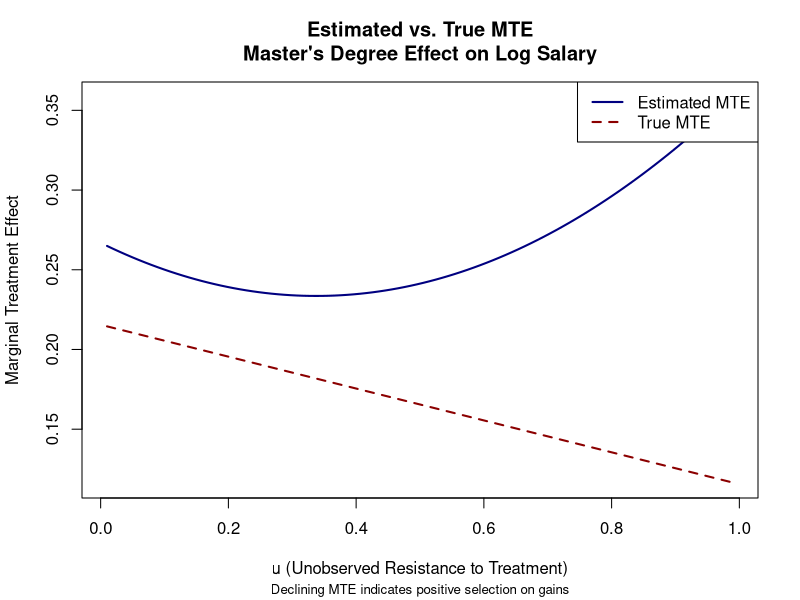
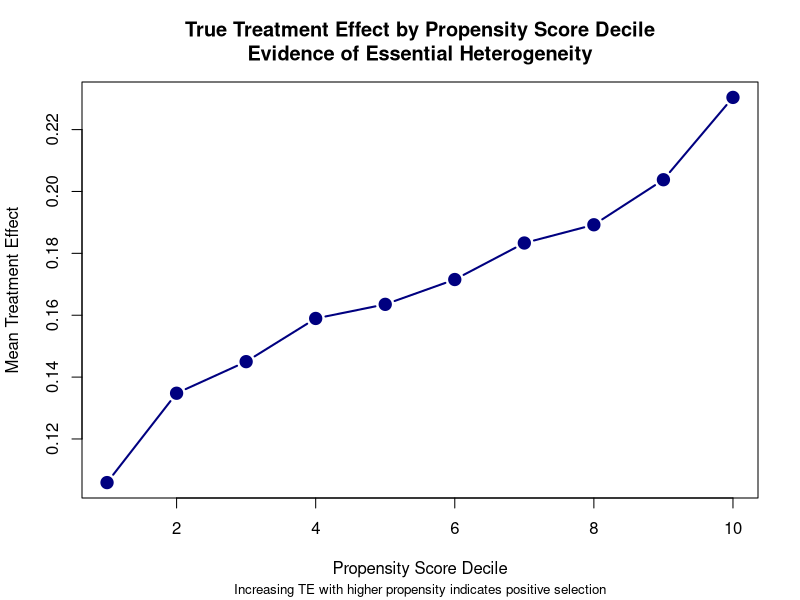
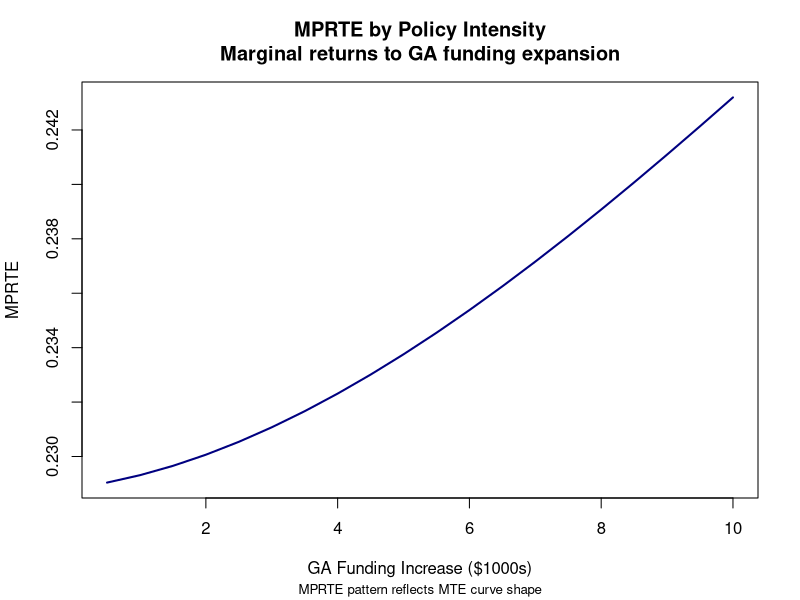
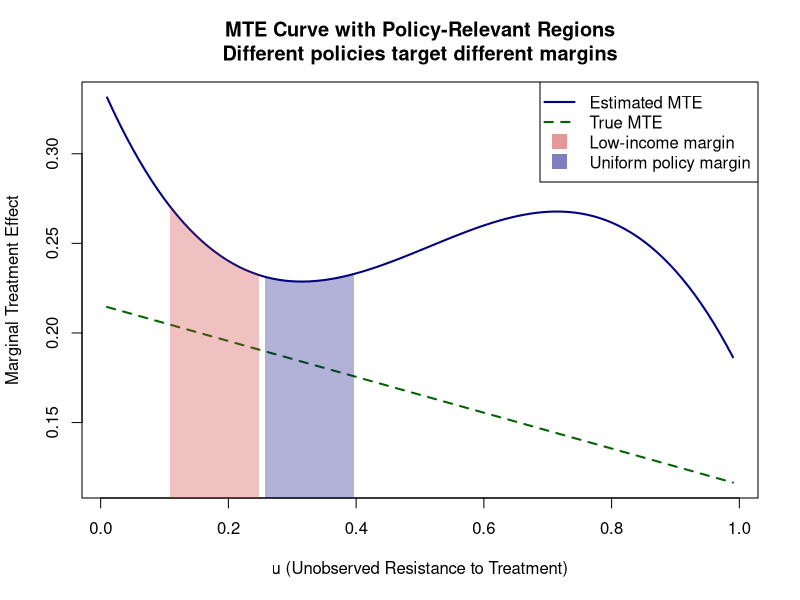

Generate these figures, in order, with R:
################################################################################
# MTE and MPRTE Simulation: Effect of Master's Degree on Salary Outcomes
# R VERSION - Translated from Stata v5 (BASE R ONLY - no external packages)
#
# Instrument: State-Funded Graduate Assistantship (GA) Dollar Amount
# 
# Based on B&B Longitudinal Study characteristics and higher education
# finance literature (Titus 2007; Bound, Lovenheim & Turner 2010;
# Zhang 2005; Ehrenberg et al. 2007)
#
# Author: [Your Name]
# Date: December 2025
# Purpose: Demonstrate MTE/MPRTE framework for textbook Chapter 10
#
# NOTE: This version uses only base R - no external packages required
################################################################################

# Clear environment
rm(list = ls())

# Set seed for reproducibility
set.seed(20251130)

# Sample size
N <- 8000

################################################################################
# SECTION 1: Generate Exogenous Covariates
################################################################################

cat("\n==============================================\n")
cat("GENERATING SIMULATION DATA\n")
cat("==============================================\n")

# Create data frame
df <- data.frame(id = 1:N)

# Demographics
df$female <- rbinom(N, 1, 0.57)

race_rand <- runif(N)
df$white <- as.integer(race_rand < 0.62)
df$black <- as.integer(race_rand >= 0.62 & race_rand < 0.72)
df$hispanic <- as.integer(race_rand >= 0.72 & race_rand < 0.84)
df$asian <- as.integer(race_rand >= 0.84 & race_rand < 0.92)
df$other_race <- as.integer(race_rand >= 0.92)

df$age_ba <- 22 + rpois(N, 1.5)
df$age_ba[df$age_ba < 20] <- 22
df$age_ba[df$age_ba > 35] <- 35

# Family Background
df$firstgen <- rbinom(N, 1, 0.35)
df$parent_income_q <- 1 + rbinom(N, 4, 0.55)
df$parent_grad <- rbinom(N, 1, 0.25)

# Academic Background
df$ugpa <- 2.0 + 1.2 * rbeta(N, 5, 3)
df$ugpa[df$ugpa > 4.0] <- 4.0
df$ugpa[df$ugpa < 2.0] <- 2.0

df$stem_major <- rbinom(N, 1, 0.25)
df$bus_major <- ifelse(df$stem_major == 0, rbinom(N, 1, 0.20), 0)
df$ed_major <- ifelse(df$stem_major == 0 & df$bus_major == 0, rbinom(N, 1, 0.15), 0)
df$socsci_major <- as.integer(df$stem_major == 0 & df$bus_major == 0 & df$ed_major == 0)

df$selective_inst <- rbinom(N, 1, 0.30)
df$public_ug <- rbinom(N, 1, 0.65)

# Labor Market
df$state_unemp <- 4 + 6 * rbeta(N, 2, 3)
df$metro <- rbinom(N, 1, 0.75)

################################################################################
# SECTION 2: Generate Instrument - State GA Funding
################################################################################

df$state <- ceiling(50 * runif(N))

# State-level GA funding (with state fixed effects)
state_effects <- data.frame(
  state = 1:50,
  state_effect = rnorm(50, 0, 4)
)
df <- merge(df, state_effects, by = "state", all.x = TRUE)

df$ga_funding <- 18 + df$state_effect + rnorm(N, 0, 2)
df$ga_funding[df$ga_funding < 8] <- 8
df$ga_funding[df$ga_funding > 35] <- 35

# Field-adjusted GA funding
df$ga_field_mult <- ifelse(df$stem_major == 1, 1.3,
                    ifelse(df$bus_major == 1, 0.9,
                    ifelse(df$ed_major == 1, 1.1, 1.0)))
df$ga_funding_adj <- df$ga_funding * df$ga_field_mult

################################################################################
# SECTION 3: Generate Latent Factors
################################################################################

df$eta_ability <- rnorm(N, 0, 1)
df$eta_taste <- 0.3 * df$eta_ability + rnorm(N, 0, 0.9)
df$eta_prod <- 0.5 * df$eta_ability + rnorm(N, 0, 0.85)

################################################################################
# SECTION 4: Generate Treatment (Master's Degree)
################################################################################

df$z_masters <- -0.9 +
  0.15 * df$female +
  0.10 * df$black +
  0.05 * df$hispanic +
  0.20 * df$asian +
  -0.03 * (df$age_ba - 22) +
  -0.25 * df$firstgen +
  0.08 * df$parent_income_q +
  0.35 * df$parent_grad +
  0.60 * (df$ugpa - 3.0) +
  0.20 * df$stem_major +
  -0.15 * df$bus_major +
  0.45 * df$ed_major +
  0.30 * df$selective_inst +
  -0.02 * df$state_unemp +
  0.15 * df$metro +
  0.06 * (df$ga_funding_adj - 18) +  # INSTRUMENT
  0.40 * df$eta_taste +
  0.25 * df$eta_ability

df$p_masters <- pnorm(df$z_masters)
df$u_d <- runif(N)
df$masters <- as.integer(df$p_masters > df$u_d)

# Check treatment rate
treat_rate <- mean(df$masters)
cat(sprintf("Treatment rate: %.3f\n", treat_rate))

################################################################################
# SECTION 5: Generate Outcome (Salary)
################################################################################

df$ln_salary_0 <- 10.50 +
  -0.08 * df$female +
  -0.05 * df$black +
  -0.03 * df$hispanic +
  0.06 * df$asian +
  0.02 * (df$age_ba - 22) +
  -0.03 * df$firstgen +
  0.03 * df$parent_income_q +
  0.04 * df$parent_grad +
  0.10 * (df$ugpa - 3.0) +
  0.25 * df$stem_major +
  0.15 * df$bus_major +
  -0.12 * df$ed_major +
  0.08 * df$selective_inst +
  -0.01 * df$state_unemp +
  0.10 * df$metro +
  0.20 * df$eta_prod +
  rnorm(N, 0, 0.25)

# Heterogeneous treatment effect
df$te_masters <- 0.12 +
  0.08 * df$stem_major +
  0.05 * df$bus_major +
  0.10 * df$ed_major +
  0.03 * df$selective_inst +
  0.05 * (df$ugpa - 3.0) +
  0.08 * df$eta_ability +
  -0.10 * (df$p_masters - 0.5) +  # Essential heterogeneity
  rnorm(N, 0, 0.05)

df$ln_salary_1 <- df$ln_salary_0 + df$te_masters
df$ln_salary <- df$masters * df$ln_salary_1 + (1 - df$masters) * df$ln_salary_0
df$salary <- exp(df$ln_salary)

################################################################################
# SECTION 6: Summary Statistics
################################################################################

cat("\n==============================================\n")
cat("SUMMARY STATISTICS\n")
cat("==============================================\n")

cat("\nTreatment distribution:\n")
print(table(df$masters))

cat("\nKey variables summary:\n")
summary_vars <- df[, c("salary", "ln_salary", "masters", "female", "ugpa", 
                       "ga_funding_adj", "p_masters")]
print(summary(summary_vars))

cat("\n--- True Treatment Effects ---\n")
true_att <- mean(df$te_masters[df$masters == 1])
true_atu <- mean(df$te_masters[df$masters == 0])
true_ate <- mean(df$te_masters)

cat(sprintf("True ATT: %.4f\n", true_att))
cat(sprintf("True ATU: %.4f\n", true_atu))
cat(sprintf("True ATE: %.4f\n", true_ate))

cat("\nSelection pattern check:\n")
cat(sprintf("  ATT (%.4f) > ATE (%.4f) > ATU (%.4f)\n", true_att, true_ate, true_atu))
cat("  Confirms POSITIVE SELECTION on gains\n")

################################################################################
# SECTION 7: MTE ESTIMATION
################################################################################

cat("\n==============================================\n")
cat("MTE ESTIMATION\n")
cat("==============================================\n")

# Define covariate formula
X_vars <- c("female", "black", "hispanic", "asian", "age_ba", "firstgen",
            "parent_income_q", "parent_grad", "ugpa", "stem_major", "bus_major",
            "ed_major", "selective_inst", "public_ug", "state_unemp", "metro")
X_formula <- paste(X_vars, collapse = " + ")

# First stage regression (instrument relevance)
cat("\n--- Instrument Relevance ---\n")
first_stage_formula <- as.formula(paste("masters ~ ga_funding_adj +", X_formula))
first_stage <- lm(first_stage_formula, data = df)

# F-test for instrument (partial F-test)
first_stage_summary <- summary(first_stage)
# Extract t-statistic for ga_funding_adj and square it to get partial F
t_stat_ga <- coef(first_stage_summary)["ga_funding_adj", "t value"]
first_stage_F <- t_stat_ga^2
cat(sprintf("First-stage F-statistic (partial): %.2f (should be >> 10)\n", first_stage_F))

# Naive OLS
cat("\n--- Naive OLS ---\n")
ols_formula <- as.formula(paste("ln_salary ~ masters +", X_formula))
ols_naive <- lm(ols_formula, data = df)
ols_est <- coef(ols_naive)["masters"]
cat(sprintf("OLS estimate: %.4f\n", ols_est))

#------------------------------------------------------------------------------
# Approach 1: Parametric MTE via Polynomial in Propensity Score
#------------------------------------------------------------------------------

cat("\n--- Approach 1: Polynomial MTE (Manual) ---\n")

# Step 1: Estimate propensity score
probit_formula <- as.formula(paste("masters ~ ga_funding_adj +", X_formula))
probit_model <- glm(probit_formula, data = df, family = binomial(link = "probit"))
df$phat <- predict(probit_model, type = "response")

# Step 2: Generate polynomial terms
df$phat2 <- df$phat^2
df$phat3 <- df$phat^3

# Step 3: Estimate switching regression with interactions
mte_formula <- as.formula(paste("ln_salary ~ masters + masters:phat + masters:phat2 +",
                                 X_formula, "+ phat + phat2"))
mte_model <- lm(mte_formula, data = df)

# Extract MTE function parameters
b0 <- coef(mte_model)["masters"]
b1 <- coef(mte_model)["masters:phat"]
b2 <- coef(mte_model)["masters:phat2"]

cat(sprintf("\nMTE(u) = %.4f + %.4f*u + %.4f*u^2\n", b0, b1, b2))

# Calculate treatment effect parameters by integration
# ATE = integral_0^1 MTE(u) du = b0 + b1/2 + b2/3
ate_est <- b0 + b1/2 + b2/3
cat(sprintf("Estimated ATE (polynomial): %.4f\n", ate_est))

# ATT and ATU via numerical approximation
df$mte_i <- b0 + b1 * df$phat + b2 * df$phat2

att_est <- mean(df$mte_i[df$masters == 1])
atu_est <- mean(df$mte_i[df$masters == 0])
cat(sprintf("Estimated ATT (polynomial): %.4f\n", att_est))
cat(sprintf("Estimated ATU (polynomial): %.4f\n", atu_est))

#------------------------------------------------------------------------------
# Approach 2: Heckman Selection Model (Manual Two-Step)
#------------------------------------------------------------------------------

cat("\n--- Approach 2: Heckman Selection Model (Manual 2-step) ---\n")

# Step 1: Probit for selection equation (already done above)
# Step 2: Calculate inverse Mills ratio
df$mills <- dnorm(qnorm(df$phat)) / df$phat
df$mills[df$masters == 0] <- -dnorm(qnorm(df$phat[df$masters == 0])) / (1 - df$phat[df$masters == 0])

# Step 3: Outcome regression on treated only with Mills ratio
heck_formula <- as.formula(paste("ln_salary ~", X_formula, "+ mills"))
heck_treated <- df[df$masters == 1, ]
heck_model <- lm(heck_formula, data = heck_treated)

heck2_lambda <- coef(heck_model)["mills"]
cat(sprintf("\nHeckman 2-step results:\n"))
cat(sprintf("  lambda (selection correction): %.4f\n", heck2_lambda))

cat("\nIMPORTANT: In Heckman selection models:\n")
cat("  - 'masters' appears in the SELECTION equation, not outcome equation\n")
cat("  - Lambda (inverse Mills ratio) corrects for selection bias\n")
cat("  - Lambda is NOT the treatment effect\n")
cat("  - To get treatment effects, use MTE framework\n")

#------------------------------------------------------------------------------
# Approach 3: IV/2SLS (LATE) - Manual Implementation
#------------------------------------------------------------------------------

cat("\n--- Approach 3: IV/2SLS (Manual) ---\n")

# Stage 1: Regress endogenous variable on instrument and controls
stage1_formula <- as.formula(paste("masters ~ ga_funding_adj +", X_formula))
stage1 <- lm(stage1_formula, data = df)
df$masters_hat <- fitted(stage1)

# Stage 2: Regress outcome on predicted treatment and controls
stage2_formula <- as.formula(paste("ln_salary ~ masters_hat +", X_formula))
stage2 <- lm(stage2_formula, data = df)
iv_est <- coef(stage2)["masters_hat"]
cat(sprintf("IV/LATE estimate: %.4f\n", iv_est))

################################################################################
# SECTION 8: Comparison and Visualization
################################################################################

cat("\n==============================================\n")
cat("RESULTS COMPARISON\n")
cat("==============================================\n")

cat("\nTRUE PARAMETERS (from simulation DGP):\n")
cat(sprintf("  ATE = %.4f\n", true_ate))
cat(sprintf("  ATT = %.4f\n", true_att))
cat(sprintf("  ATU = %.4f\n", true_atu))
cat("  Selection pattern: ATT > ATE > ATU (positive selection on gains)\n")

cat("\nESTIMATED PARAMETERS:\n")
cat(sprintf("  Naive OLS:           %.4f (biased by selection)\n", ols_est))
cat(sprintf("  IV/LATE:             %.4f (complier effect)\n", iv_est))
cat(sprintf("  Heckman 2-step lambda: %.4f (selection correction)\n", heck2_lambda))
cat(sprintf("  MTE-based ATE:       %.4f\n", ate_est))
cat(sprintf("  MTE-based ATT:       %.4f\n", att_est))
cat(sprintf("  MTE-based ATU:       %.4f\n", atu_est))

# Bias analysis
ols_bias <- (ols_est - true_ate) / true_ate * 100
cat("\nOLS BIAS ANALYSIS:\n")
cat(sprintf("  OLS coefficient:     %.4f\n", ols_est))
cat(sprintf("  True ATE:            %.4f\n", true_ate))
cat(sprintf("  Percent bias:        %.1f%%\n", ols_bias))
cat("  Direction:           Upward (positive selection)\n")

#------------------------------------------------------------------------------
# MTE Visualization (using base R graphics)
#------------------------------------------------------------------------------

cat("\n--- Generating MTE Plots ---\n")

# Plot 1: Estimated vs True MTE curve
u_grid <- seq(0.01, 0.99, length.out = 100)
mte_est_curve <- b0 + b1 * u_grid + b2 * u_grid^2
mte_true_curve <- 0.12 + 0.08*0.25 + 0.05*0.15 + 0.10*0.09 + 0.03*0.30 - 0.10*(u_grid - 0.5)

# Plot 1: MTE Curve Comparison
# Save to PNG file first
png("mte_curve_comparison_r.png", width = 800, height = 600)
plot(u_grid, mte_est_curve, type = "l", col = "navy", lwd = 2,
     xlab = "u (Unobserved Resistance to Treatment)",
     ylab = "Marginal Treatment Effect",
     main = "Estimated vs. True MTE\nMaster's Degree Effect on Log Salary",
     ylim = range(c(mte_est_curve, mte_true_curve)))
lines(u_grid, mte_true_curve, col = "darkred", lwd = 2, lty = 2)
legend("topright", legend = c("Estimated MTE", "True MTE"),
       col = c("navy", "darkred"), lty = c(1, 2), lwd = 2)
mtext("Declining MTE indicates positive selection on gains", side = 1, line = 4, cex = 0.8)
# Store plot for later viewing (in interactive sessions)
plot_mte_curve <- recordPlot()
dev.off()

# Plot 2: Treatment Effect by Propensity Score Decile
df$p_decile <- cut(df$p_masters, breaks = quantile(df$p_masters, probs = seq(0, 1, 0.1)),
                   include.lowest = TRUE, labels = 1:10)
df$p_decile <- as.numeric(df$p_decile)

te_by_decile <- aggregate(te_masters ~ p_decile, data = df, FUN = mean)
names(te_by_decile) <- c("decile", "te_mean")

# Plot 2: TE by Propensity Score Decile
png("te_by_decile_r.png", width = 800, height = 600)
plot(te_by_decile$decile, te_by_decile$te_mean, type = "b", 
     col = "navy", pch = 19, cex = 1.5, lwd = 2,
     xlab = "Propensity Score Decile",
     ylab = "Mean Treatment Effect",
     main = "True Treatment Effect by Propensity Score Decile\nEvidence of Essential Heterogeneity")
mtext("Increasing TE with higher propensity indicates positive selection", side = 1, line = 4, cex = 0.8)
# Store plot for later viewing (in interactive sessions)
plot_te_decile <- recordPlot()
dev.off()

cat("Plots saved: mte_curve_comparison_r.png, te_by_decile_r.png\n")

################################################################################
# SECTION 9: Basic Policy Simulation (PRTE)
################################################################################

cat("\n==============================================\n")
cat("POLICY SIMULATION: INCREASE GA FUNDING\n")
cat("==============================================\n")

ga_current <- mean(df$ga_funding_adj)
ga_new <- ga_current * 1.2

df$p_new <- pnorm(df$z_masters + 0.06 * (ga_new - df$ga_funding_adj))
df$delta_p <- df$p_new - df$p_masters

cat(sprintf("Average increase in Pr(Master's): %.4f\n", mean(df$delta_p)))

# Approximate PRTE
df$mte_at_p <- b0 + b1 * df$p_masters + b2 * df$phat2
prte_20pct <- weighted.mean(df$mte_at_p[df$delta_p > 0], 
                             df$delta_p[df$delta_p > 0])
cat(sprintf("Approximate PRTE (20%% GA increase): %.4f\n", prte_20pct))

################################################################################
# SECTION 10: Save Dataset
################################################################################

write.csv(df[, c("id", "masters", "ln_salary", "salary", "te_masters", "p_masters",
                 "female", "black", "hispanic", "asian", "ugpa", "stem_major",
                 "bus_major", "ed_major", "ga_funding_adj", "phat", "mte_i")],
          "bb_mte_simulation_r.csv", row.names = FALSE)

################################################################################
# PART 2: MARGINAL POLICY-RELEVANT TREATMENT EFFECTS (MPRTE)
################################################################################

cat("\n==============================================\n")
cat("PART 2: MPRTE ANALYSIS\n")
cat("==============================================\n")

#------------------------------------------------------------------------------
# Estimate Cubic MTE Function for MPRTE
#------------------------------------------------------------------------------

# Cubic MTE
mte_cubic_formula <- as.formula(paste("ln_salary ~ masters + masters:phat + masters:phat2 + masters:phat3 +",
                                       X_formula, "+ phat + phat2 + phat3"))
mte_cubic <- lm(mte_cubic_formula, data = df)

b0 <- coef(mte_cubic)["masters"]
b1 <- coef(mte_cubic)["masters:phat"]
b2 <- coef(mte_cubic)["masters:phat2"]
b3 <- coef(mte_cubic)["masters:phat3"]

cat("\n==============================================\n")
cat("ESTIMATED MTE FUNCTION (Cubic)\n")
cat("==============================================\n")
cat(sprintf("MTE(u) = %.4f + %.4f*u + %.4f*u² + %.4f*u³\n", b0, b1, b2, b3))

# Create MTE hat variable
df$mte_hat <- b0 + b1 * df$phat + b2 * df$phat2 + b3 * df$phat3

################################################################################
# SECTION 12: MPRTE FOR DIFFERENT POLICY SCENARIOS
################################################################################

cat("\n==============================================\n")
cat("MARGINAL POLICY-RELEVANT TREATMENT EFFECTS\n")
cat("==============================================\n")

# GA coefficient from probit
ga_coef <- coef(probit_model)["ga_funding_adj"]

#------------------------------------------------------------------------------
# MPRTE Calculation Function
#------------------------------------------------------------------------------

calculate_mprte <- function(df, ga_coef, policy_intensity, target_group = NULL) {
  if (is.null(target_group)) {
    target <- rep(TRUE, nrow(df))
  } else {
    target <- target_group
  }
  
  response <- dnorm(qnorm(df$p_masters)) * ga_coef * policy_intensity * target
  mte_weighted <- df$mte_hat * response
  
  mprte <- sum(mte_weighted[target]) / sum(response[target])
  return(mprte)
}

#------------------------------------------------------------------------------
# Scenario 1: Uniform GA Funding Increase
#------------------------------------------------------------------------------

cat("\n--- Scenario 1: Uniform $1,000 GA Funding Increase ---\n")

mprte_unif <- calculate_mprte(df, ga_coef, 1)
cat(sprintf("MPRTE (uniform $1k increase): %.4f\n", mprte_unif))

# Average MTE for marginal region
marginal_region <- df$p_masters > 0.25 & df$p_masters < 0.40
cat(sprintf("Average MTE for marginal region (p=0.25-0.40): %.4f\n", 
            mean(df$mte_hat[marginal_region])))

#------------------------------------------------------------------------------
# Scenario 2: Targeted Funding for Low-Income Students
#------------------------------------------------------------------------------

cat("\n--- Scenario 2: Targeted $2,000 Increase for Low-Income (Q1-Q2) ---\n")

targeted_lowinc <- df$parent_income_q <= 2
mprte_lowinc <- calculate_mprte(df, ga_coef, 2, targeted_lowinc)
cat(sprintf("MPRTE (targeted low-income): %.4f\n", mprte_lowinc))

lowinc_marginal <- targeted_lowinc & df$p_masters > 0.15 & df$p_masters < 0.35
if (sum(lowinc_marginal) > 0) {
  cat(sprintf("True TE for low-income marginal region: %.4f\n", 
              mean(df$te_masters[lowinc_marginal])))
}

#------------------------------------------------------------------------------
# Scenario 3: Enhanced STEM GA Funding
#------------------------------------------------------------------------------

cat("\n--- Scenario 3: Enhanced $3,000 STEM GA Funding ---\n")

targeted_stem <- df$stem_major == 1
mprte_stem <- calculate_mprte(df, ga_coef, 3, targeted_stem)
cat(sprintf("MPRTE (STEM enhancement): %.4f\n", mprte_stem))
cat(sprintf("True ATE for STEM majors: %.4f\n", mean(df$te_masters[targeted_stem])))

#------------------------------------------------------------------------------
# Scenario 4: Education Major Support
#------------------------------------------------------------------------------

cat("\n--- Scenario 4: Education Major GA Support ($2,500) ---\n")

targeted_ed <- df$ed_major == 1
mprte_ed <- calculate_mprte(df, ga_coef, 2.5, targeted_ed)
cat(sprintf("MPRTE (education major support): %.4f\n", mprte_ed))
cat(sprintf("Mean propensity for ed majors: %.4f\n", mean(df$p_masters[targeted_ed])))
cat(sprintf("True ATE for ed majors: %.4f\n", mean(df$te_masters[targeted_ed])))

################################################################################
# SECTION 13: MPRTE BY POLICY INTENSITY
################################################################################

cat("\n==============================================\n")
cat("MPRTE BY POLICY INTENSITY\n")
cat("==============================================\n")

ga_increase <- seq(0.5, 10, by = 0.5)
p_margin <- 0.33 + ga_increase * 0.015
mprte_approx <- b0 + b1 * p_margin + b2 * p_margin^2 + b3 * p_margin^3

intensity_data <- data.frame(
  ga_increase = ga_increase,
  p_margin = p_margin,
  mprte_approx = mprte_approx
)

print(intensity_data)

# Plot MPRTE by intensity
# Plot 3: MPRTE by intensity
png("mprte_by_intensity_r.png", width = 800, height = 600)
plot(intensity_data$ga_increase, intensity_data$mprte_approx, type = "l", 
     col = "navy", lwd = 2,
     xlab = "GA Funding Increase ($1000s)",
     ylab = "MPRTE",
     main = "MPRTE by Policy Intensity\nMarginal returns to GA funding expansion")
mtext("MPRTE pattern reflects MTE curve shape", side = 1, line = 4, cex = 0.8)
# Store plot for later viewing (in interactive sessions)
plot_mprte_intensity <- recordPlot()
dev.off()

################################################################################
# SECTION 14: COMPARING TREATMENT EFFECT PARAMETERS
################################################################################

cat("\n==============================================\n")
cat("COMPARISON OF TREATMENT EFFECT PARAMETERS\n")
cat("==============================================\n")

# True LATE approximation
p_med <- median(df$p_masters)
complier_region <- (df$masters == 1 & df$p_masters < p_med) | 
                   (df$masters == 0 & df$p_masters > p_med)
true_late_approx <- mean(df$te_masters[complier_region])

# Cubic MTE estimates
ate_est_cubic <- b0 + b1/2 + b2/3 + b3/4
att_est_cubic <- mean(df$mte_hat[df$masters == 1])
atu_est_cubic <- mean(df$mte_hat[df$masters == 0])

cat("Parameter          True      Estimated\n")
cat("===========================================\n")
cat(sprintf("ATE                %.4f    %.4f\n", true_ate, ate_est_cubic))
cat(sprintf("ATT                %.4f    %.4f\n", true_att, att_est_cubic))
cat(sprintf("ATU                %.4f    %.4f\n", true_atu, atu_est_cubic))
cat(sprintf("LATE (approx)      %.4f    %.4f (IV)\n", true_late_approx, iv_est))
cat("-------------------------------------------\n")
cat(sprintf("MPRTE (uniform)              %.4f\n", mprte_unif))
cat(sprintf("MPRTE (low-income)           %.4f\n", mprte_lowinc))
cat(sprintf("MPRTE (STEM)                 %.4f\n", mprte_stem))
cat(sprintf("MPRTE (education)            %.4f\n", mprte_ed))

cat("\nKey insight: Different parameters answer different policy questions\n")
cat("  - ATE: Effect of universal mandatory policy\n")
cat("  - ATT: Effect for current participants (selection already occurred)\n")
cat("  - ATU: Effect if we could induce ALL non-participants\n")
cat("  - LATE: Effect for those induced by instrument variation\n")
cat("  - MPRTE: Effect for those at the MARGIN of a specific policy\n")

################################################################################
# SECTION 15: MPRTE VISUALIZATION
################################################################################

cat("\n--- Generating MPRTE Visualizations ---\n")

# MTE curve with policy regions
mte_curve <- b0 + b1*u_grid + b2*u_grid^2 + b3*u_grid^3
mte_true <- 0.12 + 0.08*0.25 + 0.05*0.15 + 0.10*0.09 + 0.03*0.30 - 0.10*(u_grid - 0.5)

# Plot 4: MTE curve with policy regions
png("mte_policy_regions_r.png", width = 800, height = 600)
plot(u_grid, mte_curve, type = "l", col = "navy", lwd = 2,
     xlab = "u (Unobserved Resistance to Treatment)",
     ylab = "Marginal Treatment Effect",
     main = "MTE Curve with Policy-Relevant Regions\nDifferent policies target different margins",
     ylim = range(c(mte_curve, mte_true)))
lines(u_grid, mte_true, col = "darkgreen", lwd = 2, lty = 2)

# Shade policy regions
lowinc_region <- u_grid >= 0.10 & u_grid <= 0.25
uniform_region <- u_grid >= 0.25 & u_grid <= 0.40
polygon(c(u_grid[lowinc_region], rev(u_grid[lowinc_region])),
        c(mte_curve[lowinc_region], rep(0, sum(lowinc_region))),
        col = rgb(0.8, 0.2, 0.2, 0.3), border = NA)
polygon(c(u_grid[uniform_region], rev(u_grid[uniform_region])),
        c(mte_curve[uniform_region], rep(0, sum(uniform_region))),
        col = rgb(0, 0, 0.5, 0.3), border = NA)

legend("topright", 
       legend = c("Estimated MTE", "True MTE", "Low-income margin", "Uniform policy margin"),
       col = c("navy", "darkgreen", rgb(0.8, 0.2, 0.2, 0.5), rgb(0, 0, 0.5, 0.5)),
       lty = c(1, 2, NA, NA), lwd = c(2, 2, NA, NA),
       pch = c(NA, NA, 15, 15), pt.cex = 2)
# Store plot for later viewing (in interactive sessions)
plot_mte_regions <- recordPlot()
dev.off()

################################################################################
# SECTION 16: POLICY COST-BENEFIT ANALYSIS
################################################################################

cat("\n==============================================\n")
cat("POLICY COST-BENEFIT ILLUSTRATION\n")
cat("==============================================\n")

cost_per_degree <- 50000
career_years <- 30
discount_rate <- 0.03
base_salary <- 47000

pv_factor <- (1 - (1 + discount_rate)^(-career_years)) / discount_rate
cat(sprintf("Present value factor (30 years, 3%%): %.2f\n", pv_factor))

# Calculate cost-benefit for each scenario
policy_names <- c("Uniform", "Low-income", "STEM", "Education")
mprte_values <- c(mprte_unif, mprte_lowinc, mprte_stem, mprte_ed)
annual_gains <- base_salary * (exp(mprte_values) - 1)
pv_gains <- annual_gains * pv_factor
bc_ratios <- pv_gains / cost_per_degree

policy_cb <- data.frame(
  Policy = policy_names,
  MPRTE = mprte_values,
  Annual_Gain = annual_gains,
  PV_Gain = pv_gains,
  BC_Ratio = bc_ratios
)

cat("\nPolicy               MPRTE    Annual Gain   PV Gain    B/C Ratio\n")
cat("==================================================================\n")
for (i in 1:nrow(policy_cb)) {
  cat(sprintf("%-20s %.4f   $%6.0f    $%8.0f   %.2f\n",
              policy_cb$Policy[i], policy_cb$MPRTE[i], policy_cb$Annual_Gain[i],
              policy_cb$PV_Gain[i], policy_cb$BC_Ratio[i]))
}

cat("\nNote: B/C ratio > 1 suggests policy expansion is beneficial\n")
cat("      These calculations ignore externalities, taxes, and general equilibrium\n")

################################################################################
# SECTION 17: FINAL SUMMARY AND SAVE OUTPUTS
################################################################################

cat("\n==============================================\n")
cat("SIMULATION COMPLETE\n")
cat("==============================================\n")
cat("Key findings:\n")
cat(sprintf("  1. Treatment rate: %.3f (target ~25-30%%)\n", treat_rate))
cat(sprintf("  2. True ATE: %.4f\n", true_ate))
cat(sprintf("  3. True ATT: %.4f (ATT > ATE confirms positive selection)\n", true_att))
cat(sprintf("  4. True ATU: %.4f (ATU < ATE confirms positive selection)\n", true_atu))
cat(sprintf("  5. OLS is upward biased (%.1f%%) due to selection\n", ols_bias))
cat(sprintf("  6. IV/LATE (%.4f) provides consistent estimate for compliers\n", iv_est))
cat("  7. MTE approach recovers full distribution of treatment effects\n")
cat(sprintf("  8. First-stage F = %.1f (strong instrument)\n", first_stage_F))
cat(sprintf("  9. MPRTE varies by policy scenario (range: %.3f to %.3f)\n", 
            min(mprte_values), max(mprte_values)))

cat("\nMPRTE KEY INSIGHTS:\n")
cat("  - PRTE averages over all compliers induced by policy change\n")
cat("  - MPRTE is the effect at the margin (infinitesimal change)\n")
cat("  - With positive selection: expanding policy has INCREASING returns\n")
cat("  - Cost-effectiveness depends on WHERE policy operates on MTE curve\n")

# Save summary tables
write.csv(te_by_decile, "te_by_decile_r.csv", row.names = FALSE)
write.csv(intensity_data, "mprte_by_intensity_r.csv", row.names = FALSE)
write.csv(policy_cb, "policy_costbenefit_r.csv", row.names = FALSE)

cat("\nFiles saved:\n")
cat("  - bb_mte_simulation_r.csv (full dataset)\n")
cat("  - mte_curve_comparison_r.png\n")
cat("  - te_by_decile_r.png / .csv\n")
cat("  - mprte_by_intensity_r.png / .csv\n")
cat("  - mte_policy_regions_r.png\n")
cat("  - policy_costbenefit_r.csv\n")

cat("\n==============================================\n")
cat("DISPLAYING GRAPHS\n")
cat("==============================================\n")

# Re-create plots for interactive viewing
# (In interactive R/RStudio, these will display in the graphics window)

cat("\nDisplaying: MTE Curve Comparison\n")
plot(u_grid, mte_est_curve, type = "l", col = "navy", lwd = 2,
     xlab = "u (Unobserved Resistance to Treatment)",
     ylab = "Marginal Treatment Effect",
     main = "Estimated vs. True MTE\nMaster's Degree Effect on Log Salary",
     ylim = range(c(mte_est_curve, mte_true_curve)))
lines(u_grid, mte_true_curve, col = "darkred", lwd = 2, lty = 2)
legend("topright", legend = c("Estimated MTE", "True MTE"),
       col = c("navy", "darkred"), lty = c(1, 2), lwd = 2)
mtext("Declining MTE indicates positive selection on gains", side = 1, line = 4, cex = 0.8)
plot_mte_curve <- recordPlot()

cat("Displaying: Treatment Effect by Decile\n")
plot(te_by_decile$decile, te_by_decile$te_mean, type = "b", 
     col = "navy", pch = 19, cex = 1.5, lwd = 2,
     xlab = "Propensity Score Decile",
     ylab = "Mean Treatment Effect",
     main = "True Treatment Effect by Propensity Score Decile\nEvidence of Essential Heterogeneity")
mtext("Increasing TE with higher propensity indicates positive selection", side = 1, line = 4, cex = 0.8)
plot_te_decile <- recordPlot()

cat("Displaying: MPRTE by Policy Intensity\n")
plot(intensity_data$ga_increase, intensity_data$mprte_approx, type = "l", 
     col = "navy", lwd = 2,
     xlab = "GA Funding Increase ($1000s)",
     ylab = "MPRTE",
     main = "MPRTE by Policy Intensity\nMarginal returns to GA funding expansion")
mtext("MPRTE pattern reflects MTE curve shape", side = 1, line = 4, cex = 0.8)
plot_mprte_intensity <- recordPlot()

cat("Displaying: MTE with Policy Regions\n")
plot(u_grid, mte_curve, type = "l", col = "navy", lwd = 2,
     xlab = "u (Unobserved Resistance to Treatment)",
     ylab = "Marginal Treatment Effect",
     main = "MTE Curve with Policy-Relevant Regions\nDifferent policies target different margins",
     ylim = range(c(mte_curve, mte_true)))
lines(u_grid, mte_true, col = "darkgreen", lwd = 2, lty = 2)
lowinc_region <- u_grid >= 0.10 & u_grid <= 0.25
uniform_region <- u_grid >= 0.25 & u_grid <= 0.40
polygon(c(u_grid[lowinc_region], rev(u_grid[lowinc_region])),
        c(mte_curve[lowinc_region], rep(0, sum(lowinc_region))),
        col = rgb(0.8, 0.2, 0.2, 0.3), border = NA)
polygon(c(u_grid[uniform_region], rev(u_grid[uniform_region])),
        c(mte_curve[uniform_region], rep(0, sum(uniform_region))),
        col = rgb(0, 0, 0.5, 0.3), border = NA)
legend("topright", 
       legend = c("Estimated MTE", "True MTE", "Low-income margin", "Uniform policy margin"),
       col = c("navy", "darkgreen", rgb(0.8, 0.2, 0.2, 0.5), rgb(0, 0, 0.5, 0.5)),
       lty = c(1, 2, NA, NA), lwd = c(2, 2, NA, NA),
       pch = c(NA, NA, 15, 15), pt.cex = 2)
plot_mte_regions <- recordPlot()

cat("\nAll graphs displayed. To view individual graphs, use:\n")
cat("  replayPlot(plot_mte_curve)       # MTE curve comparison\n")
cat("  replayPlot(plot_te_decile)       # TE by propensity decile\n")
cat("  replayPlot(plot_mprte_intensity) # MPRTE by policy intensity\n")
cat("  replayPlot(plot_mte_regions)     # MTE with policy regions\n")

cat("\n==============================================\n")
cat("END OF MTE/MPRTE ANALYSIS\n")
cat("==============================================\n")

################################################################################
# END
################################################################################
